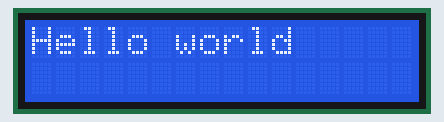
Simulated run of this sketch. Board: Arduino Uno, built with avr-gcc and run on an emulated ATmega328P. On the bench: 16×2 character LCD.

Above: at 0.1 s.
At 5.2 s:
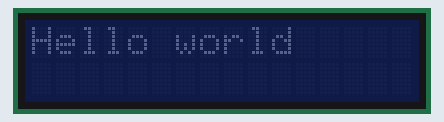
At 14.7 s:
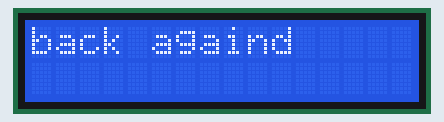

Measured:
- what the display in image 1 shows lasts 9.6 s, from 5.1 s to 14.7 s

The sketch:

BasicLCD.ino
```cpp
//YWROBOT
//Compatible with the Arduino IDE 1.0
//Library version:1.1
#include <Wire.h>
#include <LiquidCrystal_I2C.h>

LiquidCrystal_I2C lcd(0x27,16,2);  // set the LCD address to 0x27 for a 16 chars and 2 line display

int counter = 0;

void setup()
{
  lcd.init();                      // initialize the lcd
  // Print a message to the LCD.
  lcd.backlight();
  lcd.setCursor(0,0);
  lcd.print("Hello world");
}


void loop()
{
  counter++;
  if (counter > 5000 && counter < 10000) {
    lcd.noBacklight();
  }
  if (counter > 10000) {
    lcd.backlight();
    lcd.setCursor(0,0);
    lcd.print("back again");
  }
  delay(1);
}
```
